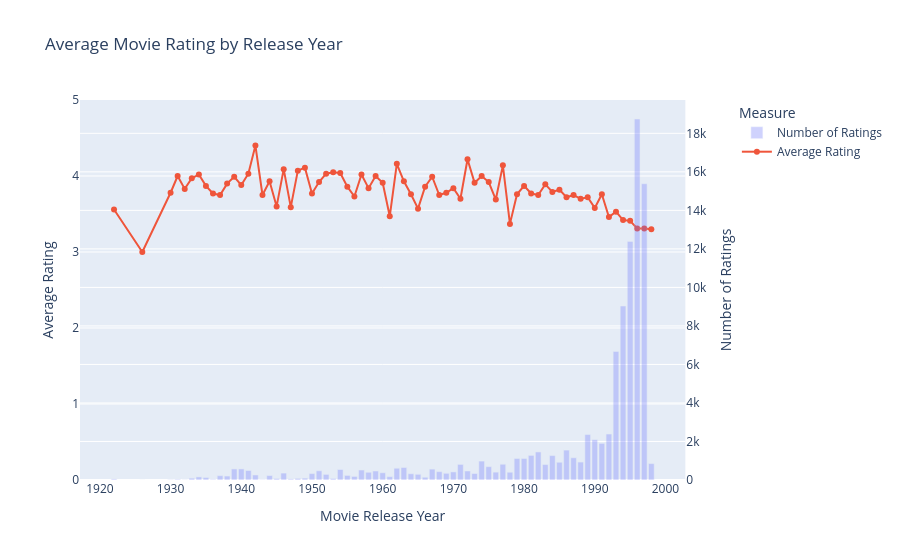

Notebook code cell kept with this figure:
### Code cell
# lets plot two charts: line chart for average rating and bar plot rating count per year
from plotly.subplots import make_subplots
import plotly.graph_objects as go

fig = make_subplots(specs=[[{'secondary_y': True}]])

fig.add_trace(
    go.Bar(
        x=ratings_by_year['year'],
        y=ratings_by_year['rating_count'],
        name='Number of Ratings',
        opacity=0.3
    ),
    secondary_y=True
)

fig.add_trace(
    go.Scatter(
        x=ratings_by_year['year'],
        y=ratings_by_year['average_rating'],
        name='Average Rating',
        mode='lines+markers'
    ),
    secondary_y=False
)

fig.update_layout(
    title='Average Movie Rating by Release Year',
    xaxis_title='Movie Release Year',
    legend_title='Measure',
    hovermode='x unified'
)

fig.update_yaxes(
    title_text='Average Rating',
    range=[0, 5],
    secondary_y=False
)

fig.update_yaxes(
    title_text='Number of Ratings',
    secondary_y=True
)

fig.show()

### Figure 1 — Plotly figure (JSON) as saved in the notebook; plotly's stock layout.template omitted (floating-point values rounded to 4 significant figures)
{"data": [{"name": "Number of Ratings", "opacity": 0.3, "type": "bar", "x": [1922, 1926, 1930, 1931, 1932, 1933, 1934, 1935, 1936, 1937, 1938, 1939, 1940, 1941, 1942, 1943, 1944, 1945, 1946, 1947, 1948, 1949, 1950, 1951, 1952, 1953, 1954, 1955, 1956, 1957, 1958, 1959, 1960, 1961, 1962, 1963, 1964, 1965, 1966, 1967, 1968, 1969, 1970, 1971, 1972, 1973, 1974, 1975, 1976, 1977, 1978, 1979, 1980, 1981, 1982, 1983, 1984, 1985, 1986, 1987, 1988, 1989, 1990, 1991, 1992, 1993, 1994, 1995, 1996, 1997, 1998], "xaxis": "x", "y": [54, 2, 18, 44, 12, 94, 161, 127, 39, 224, 204, 573, 575, 492, 261, 24, 230, 75, 358, 56, 82, 96, 332, 478, 292, 77, 544, 236, 185, 516, 400, 467, 375, 172, 610, 649, 324, 295, 141, 564, 432, 347, 420, 809, 468, 336, 981, 692, 407, 818, 403, 1114, 1114, 1277, 1456, 802, 1267, 920, 1552, 1155, 930, 2360, 2092, 1901, 2386, 6671, 9034, 12389, 18744, 15384, 851], "yaxis": "y2"}, {"mode": "lines+markers", "name": "Average Rating", "type": "scatter", "x": [1922, 1926, 1930, 1931, 1932, 1933, 1934, 1935, 1936, 1937, 1938, 1939, 1940, 1941, 1942, 1943, 1944, 1945, 1946, 1947, 1948, 1949, 1950, 1951, 1952, 1953, 1954, 1955, 1956, 1957, 1958, 1959, 1960, 1961, 1962, 1963, 1964, 1965, 1966, 1967, 1968, 1969, 1970, 1971, 1972, 1973, 1974, 1975, 1976, 1977, 1978, 1979, 1980, 1981, 1982, 1983, 1984, 1985, 1986, 1987, 1988, 1989, 1990, 1991, 1992, 1993, 1994, 1995, 1996, 1997, 1998], "xaxis": "x", "y": [3.56, 3.0, 3.78, 4.0, 3.83, 3.97, 4.02, 3.87, 3.77, 3.75, 3.9, 3.99, 3.88, 4.03, 4.4, 3.75, 3.93, 3.6, 4.09, 3.59, 4.07, 4.11, 3.77, 3.92, 4.03, 4.05, 4.04, 3.86, 3.73, 4.02, 3.84, 4.0, 3.91, 3.47, 4.16, 3.93, 3.76, 3.57, 3.86, 3.99, 3.75, 3.78, 3.84, 3.7, 4.22, 3.91, 4.0, 3.92, 3.69, 4.14, 3.37, 3.76, 3.87, 3.77, 3.75, 3.89, 3.79, 3.82, 3.72, 3.75, 3.7, 3.72, 3.58, 3.76, 3.46, 3.53, 3.42, 3.41, 3.31, 3.31, 3.3], "yaxis": "y"}], "layout": {"hovermode": "x unified", "legend": {"title": {"text": "Measure"}}, "title": {"text": "Average Movie Rating by Release Year"}, "xaxis": {"anchor": "y", "domain": [0, 0.94], "title": {"text": "Movie Release Year"}}, "yaxis": {"anchor": "x", "domain": [0, 1], "range": [0, 5], "title": {"text": "Average Rating"}}, "yaxis2": {"anchor": "x", "overlaying": "y", "side": "right", "title": {"text": "Number of Ratings"}}}}
